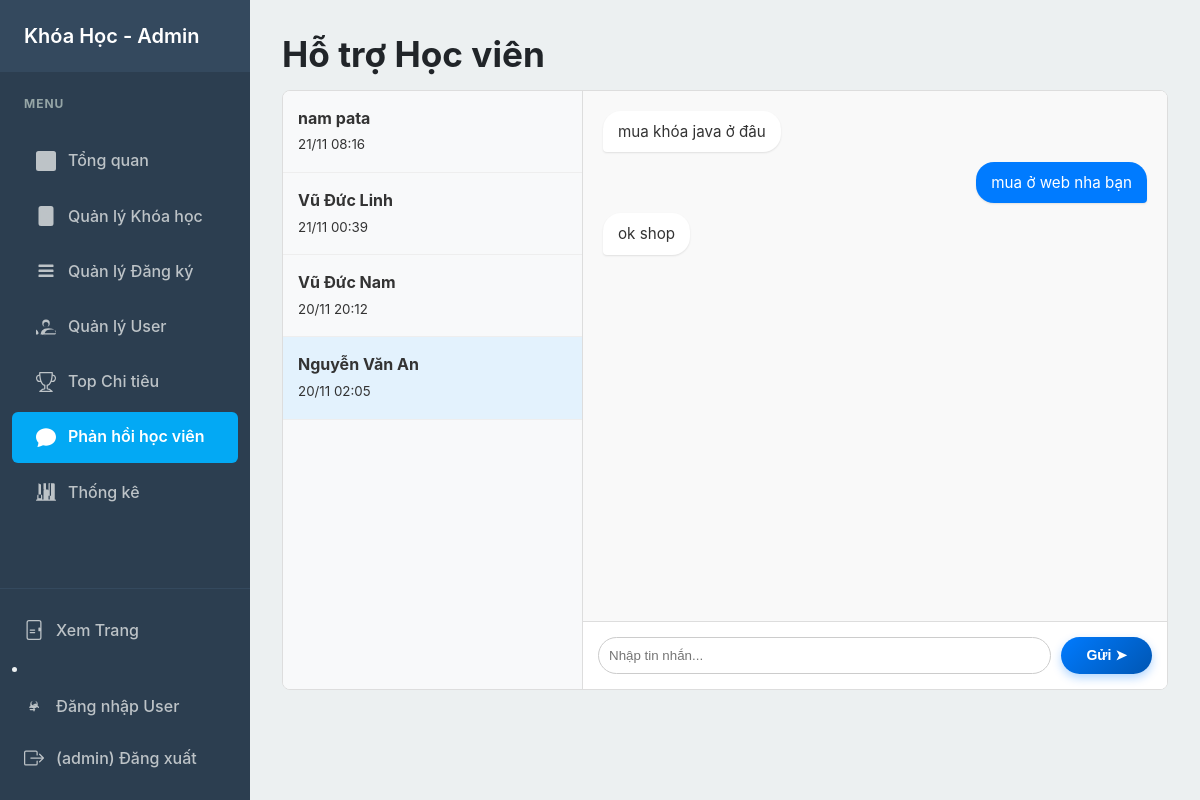
Page /admin/chat_users.php?user_id=5 (signed in) on the committed database.
### tables this page shows
CREATE TABLE IF NOT EXISTS `users` (
  `id` int NOT NULL AUTO_INCREMENT,
  `student_code` varchar(20) DEFAULT NULL,
  `full_name` varchar(255) NOT NULL,
  `email` varchar(255) NOT NULL,
  `phone` varchar(20) DEFAULT NULL,
  `password_hash` varchar(255) NOT NULL,
  `status` enum('active','locked') NOT NULL DEFAULT 'active',
  `avatar` varchar(255) DEFAULT NULL,
  `created_at` timestamp NOT NULL DEFAULT CURRENT_TIMESTAMP,
  PRIMARY KEY (`id`),
  UNIQUE KEY `email` (`email`)
);

CREATE TABLE IF NOT EXISTS `messages` (
  `id` int NOT NULL AUTO_INCREMENT,
  `user_id` int NOT NULL,
  `admin_id` int DEFAULT NULL,
  `message` text NOT NULL,
  `sender` enum('user','admin') NOT NULL DEFAULT 'user',
  `is_read` tinyint(1) DEFAULT '0',
  `created_at` timestamp NOT NULL DEFAULT CURRENT_TIMESTAMP,
  PRIMARY KEY (`id`),
  KEY `fk_message_user` (`user_id`),
  KEY `fk_message_admin` (`admin_id`)
);

### inc/functions.php (called while the page is built, shortened)
<?php
function h(?string $string): string
{
    return htmlspecialchars($string ?? '', ENT_QUOTES, 'UTF-8');
}
?>

### admin/chat_users.php (the view, shortened to what this page needs)
<?php
require_once __DIR__ . '/../inc/db.php';
$selected_user_id = isset($_GET['user_id']) ? (int) $_GET['user_id'] : 0;
require_once __DIR__ . '/../inc/admin_header.php';
$sql_users = "
    SELECT u.id, u.full_name, u.avatar, MAX(m.created_at) as last_msg_time
    FROM messages m
    JOIN users u ON m.user_id = u.id
    GROUP BY u.id
    ORDER BY last_msg_time DESC
";
$chat_users = $pdo->query($sql_users)->fetchAll();
$chat_history = [];
if ($selected_user_id > 0) {
    $stmt_hist = $pdo->prepare("SELECT * FROM messages WHERE user_id = ? ORDER BY created_at ASC");
    $stmt_hist->execute([$selected_user_id]);
    $chat_history = $stmt_hist->fetchAll();
}
?>
<h1>Hỗ trợ Học viên</h1>
<div class="chat-layout">
    <div class="chat-sidebar">
        <?php foreach ($chat_users as $u): ?>
            <a href="chat_users.php?user_id=<?php echo $u['id']; ?>"
                class="user-item <?php echo ($u['id'] == $selected_user_id) ? 'active' : ''; ?>">
                <div>
                    <b><?php echo h($u['full_name']); ?></b><br><small><?php echo date('d/m H:i', strtotime($u['last_msg_time'])); ?></small>
                </div>
            </a>
        <?php endforeach; ?>
    </div>
    <div class="chat-main">
        <?php if ($selected_user_id > 0): ?>
            <div class="chat-messages-area" id="adminChatContent">
                <?php foreach ($chat_history as $msg): ?>
                    <?php
                    $row_class = ($msg['sender'] == 'admin') ? 'admin' : 'user';
                    $content = htmlspecialchars($msg['message']);
                    $content = preg_replace('/^\[Trả lời: (.*?)\]\n/s', '<div class="quoted-msg">$1</div>', $content);
                    ?>
                    <div class="msg-row <?php echo $row_class; ?>">
                        <div class="msg-bubble"><?php echo nl2br($content); ?></div>
                    </div>
                <?php endforeach; ?>
            </div>
            <form method="POST" class="chat-reply-area" id="adminReplyForm">
                    id="replyToId" value=""> <input type="text" name="reply" id="adminInput" placeholder="Nhập tin nhắn..."
                    required autocomplete="off">
                <button type="submit" style="
    background: linear-gradient(135deg, #007bff, #0056b3);
    color: white;
    border: none;
    padding: 10px 25px;
    border-radius: 50px;
    font-size: 14px;
    font-weight: 600;
    cursor: pointer;
    box-shadow: 0 4px 10px rgba(0, 123, 255, 0.3);
    transition: all 0.2s ease;
    outline: none;"
                    onmouseover="this.style.transform='scale(1.05)'; this.style.boxShadow='0 6px 15px rgba(0, 123, 255, 0.4)';"
                    onmouseout="this.style.transform='scale(1)'; this.style.boxShadow='0 4px 10px rgba(0, 123, 255, 0.3)';">
                    Gửi ➤
                </button>
            </form>
        <?php else: ?>
            <div style="display:flex;justify-content:center;align-items:center;height:100%;color:#888;">Chọn học viên để
                chat.</div>
        <?php endif; ?>
    </div>
</div>
<?php require_once __DIR__ . '/../inc/admin_footer.php'; ?>

### css/base.css (style rules this page uses)
:root { --primary-color: #007bff; --primary-color-dark: #0056b3; --secondary-color: #6c757d; --success-color: #28a745; --danger-color: #dc3545; --light-color: #f8f9fa; --dark-color: #343a40; --text-color: #212529; --border-color: #dee2e6; --container-width: 1200px; --font-family: -apple-system, BlinkMacSystemFont, "Segoe UI", Roboto, "Helvetica Neue", Arial, sans-serif; }
* { margin: 0; padding: 0; box-sizing: border-box; }
body { font-family: var(--font-family); line-height: 1.6; background-color: var(--light-color); color: var(--text-color); display: flex; flex-direction: column; min-height: 100vh; }
h1, h2, h3 { margin-bottom: 0.75rem; line-height: 1.3; }
h1 { font-size: 2.2rem; }
a { color: var(--primary-color); text-decoration: none !important; transition: color 0.2s ease; }

### admin/chat_users.php (style rules this page uses)
.chat-layout { display: flex; height: 75vh; background: #fff; border: 1px solid #ddd; border-radius: 8px; overflow: hidden; }
.chat-sidebar { width: 300px; border-right: 1px solid #ddd; overflow-y: auto; background-color: #f8f9fa; }
.user-item { display: flex; align-items: center; padding: 15px; border-bottom: 1px solid #eee; text-decoration: none; color: #333; }
.user-item:hover, .user-item.active { background-color: #e3f2fd; }
.chat-main { flex: 1; display: flex; flex-direction: column; background: #fff; }
.chat-messages-area { flex: 1; padding: 20px; overflow-y: auto; display: flex; flex-direction: column; gap: 10px; background-color: #f9f9f9; }
.msg-row { display: flex; gap: 10px; align-items: center; position: relative; width: 100%; }
.msg-row.user { justify-content: flex-start; }
.msg-row.admin { justify-content: flex-end; }
.msg-bubble { max-width: 70%; padding: 10px 15px; border-radius: 18px; font-size: 0.95rem; line-height: 1.4; position: relative; box-shadow: 0 1px 2px rgba(0, 0, 0, 0.1); word-wrap: break-word; width: fit-content; }
.msg-row.user .msg-bubble { background: #fff; color: #333; border-bottom-left-radius: 4px; }
.msg-row.admin .msg-bubble { background: #007bff; color: #fff; border-bottom-right-radius: 4px; }
.chat-reply-area { padding: 15px; background: #fff; border-top: 1px solid #ddd; display: flex; gap: 10px; }
.chat-reply-area input { flex: 1; padding: 10px; border: 1px solid #ccc; border-radius: 20px; }

### rows in the picture
users: full_name "nam pata", last_msg_time "21/11 08:16"
users: full_name "Vũ Đức Linh", last_msg_time "21/11 00:39"
users: full_name "Vũ Đức Nam", last_msg_time "20/11 20:12"
users: full_name "Nguyễn Văn An", last_msg_time "20/11 02:05"
messages: message "mua khóa java ở đâu"
messages: message "mua ở web nha bạn"
messages: message "ok shop"

### other values in the picture
$_SESSION['admin_username'] "admin"
